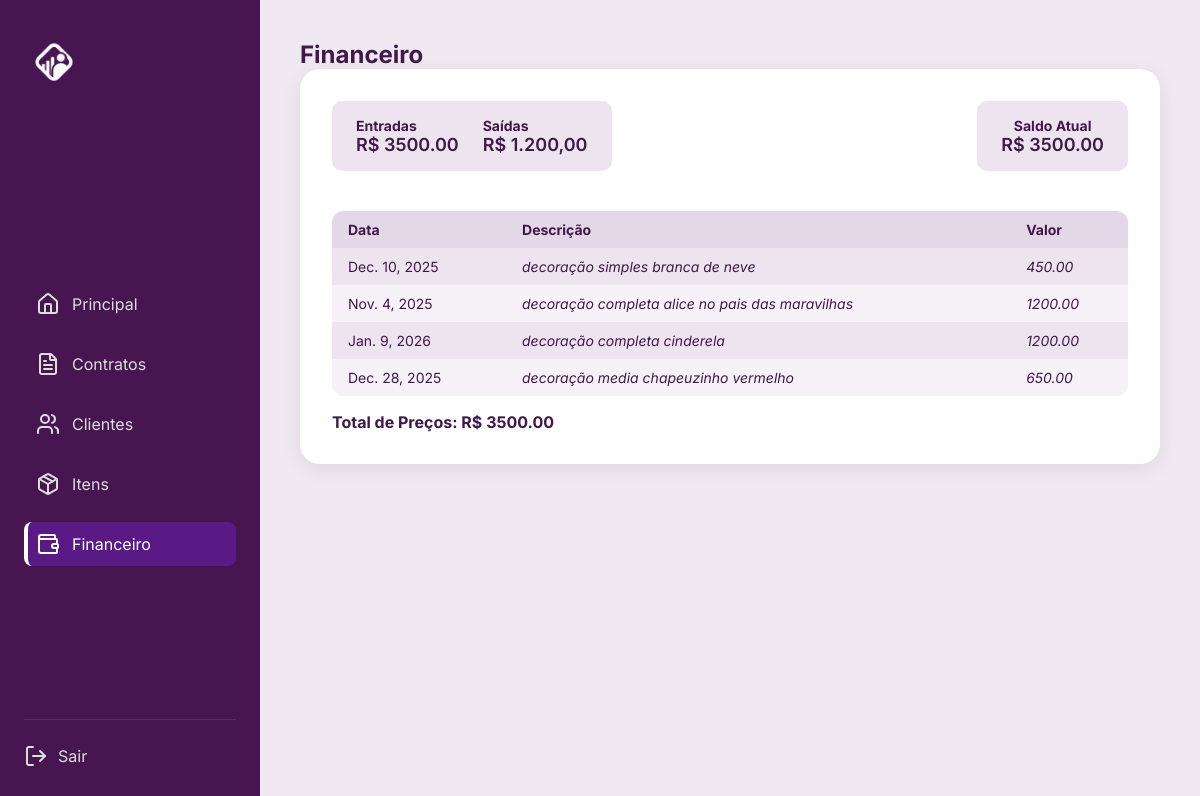
Screenshot of /financas/ with the database file from the repository.
### forum/models.py (models this page shows, shortened)
class Festa(models.Model):
    nome_festa = models.CharField(max_length=100)
    data = models.DateField()
    local = models.CharField(max_length=150)
    cliente = models.ForeignKey(Cliente, on_delete=models.CASCADE)
    preco = models.DecimalField(max_digits=10, decimal_places=2, blank=True, null=True)

### financas/views.py (the view)
# urls.py: path('', views.painel_financeiro, name='painel_financeiro'),
def painel_financeiro(request):
    festas = Festa.objects.all()
    total_precos = sum(f.preco for f in festas if f.preco)  # Soma apenas os preços que existem
    return render(request, 'financas/finanças.html', {
        'festas': festas,
        'total_precos': total_precos
    })

### financas/templates/financas/finanças.html (shortened to what this page needs)
<!DOCTYPE html>
<html lang="pt-BR">
  <head>
     {% load static %}
<link rel="stylesheet" href="{% static 'financas/finanças.css' %}" />
  </head>
  <body data-section="financas">
    <div class="container">
      <aside class="sidebar">
        <div class="logo">
          <img src="{% static 'financas/img/logobranca.png' %}">
        </div>
  <nav class="menu">
          <a href="{% url 'home' %}" class="menu-item" data-section="home">
            <i data-lucide="home"></i>
            <span>Principal</span>
          </a>
          <a href="{% url 'contratos' %}" class="menu-item" data-section="contratos">
            <i data-lucide="file-text"></i>
            <span>Contratos</span>
          </a>
          <a href="{% url 'lista_clientes' %}" class="menu-item" data-section="clientes">
            <i data-lucide="users"></i>
            <span>Clientes</span>
          </a>
          <a href="{% url 'listar_itens' %}" class="menu-item" data-section="itens">
            <i data-lucide="package"></i>
            <span>Itens</span>
          </a>
          <a href="{% url 'painel_financeiro' %}" class="menu-item active" data-section="financas">
            <i data-lucide="wallet"></i>
            <span>Financeiro</span>
          </a>
        </nav>
        <div class="logout">
          <a href="#">
            <i data-lucide="log-out"></i>
            <span>Sair</span>
          </a>
        </div>
      </aside>
      <main class="main">
        <h2>Financeiro</h2>
        <section class="painel-financeiro">
        <div class="top-bar">
                    <div class="resumo">
                      <div>
                        <h4>Entradas</h4>
                        <p>R$ {{total_precos}}</p>
                      </div>
                      <div>
                        <h4>Saídas</h4>
                        <p>R$ 1.200,00</p>
                      </div>
                    </div>
                    <div class="saldo">
                      <h4>Saldo Atual</h4>
                      <p>R$ {{total_precos}}</p>
                    </div>
          <table class="tabela">
            <thead>
              <tr>
                <th>Data</th>
                <th>Descrição</th>
                <th>Valor</th>
              </tr>
            </thead>
            <tbody>
              {% for festa in festas %}
              <tr>
               <td>{{ festa.data }}</td>
                <td><em>{{ festa.nome_festa }}</em></td>
               <td><em>{{ festa.preco }}</em></td>
              </tr>
                {% endfor %}
            </tbody>
          </table>
          <h4>Total de Preços: R$ {{ total_precos }}</h4>
        </section>
      </main>
    </div>
  </body>
</html>

### financas/static/financas/finanças.css (style rules this page uses)
* { margin: 0; padding: 0; box-sizing: border-box; font-family: "Inter", sans-serif; }
:root { --cor-primaria: #471651; --roxo: #693a7d; --roxo-claro: #ede4ef; --branco: #ffffff; --cinza: #ddd; --back-color: #f1e9f2; --text-color: #3f1947; }
body { background-color: var(--back-color); color: var(--text-color); }
.container { display: flex; height: 100vh; }
.sidebar { width: 260px; background-color: var(--cor-primaria); display: flex; flex-direction: column; justify-content: space-between; padding: 32px 24px; color: #fff; }
.logo img { width: 60px; margin-bottom: 32px; }
.menu { display: flex; flex-direction: column; gap: 16px; }
.menu-item { display: flex; align-items: center; gap: 12px; text-decoration: none; color: #ddd; padding: 10px 12px; border-radius: 8px; transition: all 0.2s; }
.menu-item.active { background-color: #5A1A85; color: #fff; border-left: 4px solid #fff; padding-left: 8px; }
.logout { border-top: 1px solid rgba(255, 255, 255, 0.1); padding-top: 24px; }
.logout a { color: #ddd; text-decoration: none; display: flex; align-items: center; gap: 10px; transition: color 0.2s; }
.main { flex: 1; padding: 40px; }
.painel-financeiro { background-color: var(--branco); padding: 32px; border-radius: 20px; box-shadow: 0 5px 20px rgba(0, 0, 0, 0.08); }
.top-bar { display: flex; justify-content: space-between; align-items: center; gap: 16px; flex-wrap: wrap; }
.resumo { display: flex; gap: 24px; background-color: var(--roxo-claro); padding: 16px 24px; border-radius: 10px; }
.resumo h4 { font-size: 14px; color: var(--roxo-escuro); }
.resumo p { font-size: 18px; font-weight: 600; }
.saldo { background-color: var(--roxo-claro); padding: 16px 24px; border-radius: 10px; text-align: center; }
.saldo h4 { font-size: 14px; color: var(--cor-primaria); }
.saldo p { font-size: 18px; font-weight: 600; }
.tabela { width: 100%; border-collapse: collapse; margin-top: 24px; background-color: var(--roxo-claro); border-radius: 12px; overflow: hidden; }
.tabela thead { background-color: #e4d7e8; text-align: left; }
.tabela th, .tabela td { padding: 10px 16px; font-size: 14px; }
.tabela tbody tr:nth-child(even) { background-color: #f7f2f8; }

### rows the page displays
Festa: data "Dec. 10, 2025", nome_festa "decoração simples branca de neve", preco "450.00"
Festa: data "Nov. 4, 2025", nome_festa "decoração completa alice no pais das maravilhas", preco "1200.00"
Festa: data "Jan. 9, 2026", nome_festa "decoração completa cinderela", preco "1200.00"
Festa: data "Dec. 28, 2025", nome_festa "decoração media chapeuzinho vermelho", preco "650.00"

### other values shown
{{ total_precos }} "3500.00"
